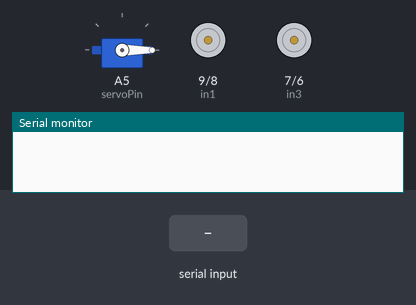
Recording of a sketch running on a simulated Arduino Uno, built with avr-gcc and run on an emulated ATmega328P. Parts: servo, motor-driver pin pairs drawn as motors (green arrow = first pin HIGH = forward, orange = second pin HIGH = backward, longer = more drive, scaled by the enable pin), the last lines printed to the serial monitor. The test bench sets the inputs (shaded band).

Above: at 1.2 s.
1.3 s: "w\n" received over Serial
At 2.6 s:
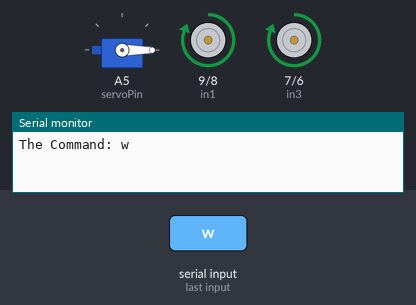
2.9 s: byte 120 ('x') received over Serial
At 4.2 s:
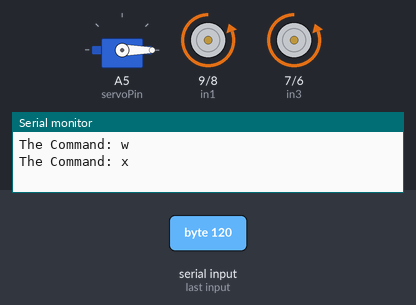
4.5 s: byte 97 ('a') received over Serial
At 5.0 s:
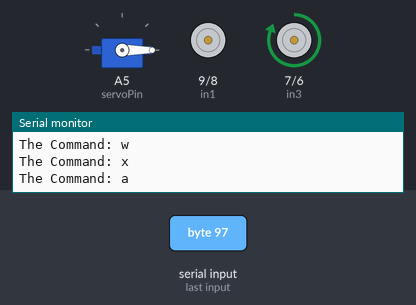
6.1 s: byte 100 ('d') received over Serial
At 6.5 s:
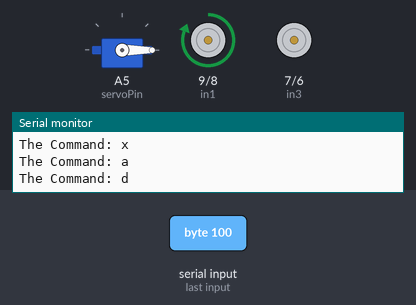
7.7 s: byte 122 ('z') received over Serial
At 8.4 s:
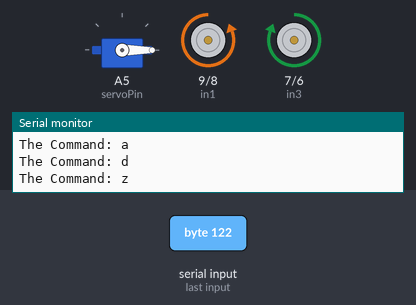
9.3 s: byte 99 ('c') received over Serial
At 10.3 s:
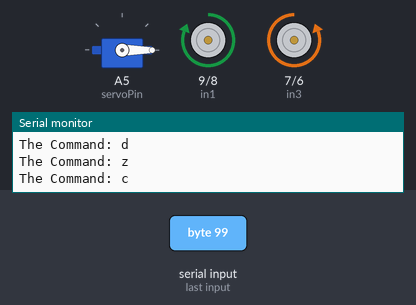
Timing chart, 0 to 12.0 s (numbered marks = the images above; inputs shaded):
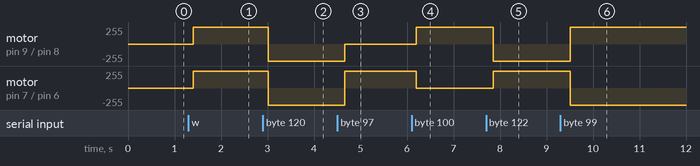

Measured:
- after the input at 1.3 s, motor on pin 9 (in1) / pin 8 (in2), motor on pin 7 (in3) / pin 6 (in4): stopped → forward 255/255 after 0.10 s
- after the input at 2.9 s, motor on pin 9 (in1) / pin 8 (in2), motor on pin 7 (in3) / pin 6 (in4): forward 255/255 → backward 255/255 after 0.11 s
- after the input at 4.5 s, motor on pin 9 (in1) / pin 8 (in2): backward 255/255 → stopped after 0.16 s; motor on pin 7 (in3) / pin 6 (in4): backward 255/255 → forward 255/255 after 0.16 s
- after the input at 6.1 s, motor on pin 9 (in1) / pin 8 (in2): stopped → forward 255/255 after 0.10 s; motor on pin 7 (in3) / pin 6 (in4): forward 255/255 → stopped after 0.10 s
- after the input at 7.7 s, motor on pin 9 (in1) / pin 8 (in2): forward 255/255 → backward 255/255 after 0.15 s; motor on pin 7 (in3) / pin 6 (in4): stopped → forward 255/255 after 0.15 s
- after the input at 9.3 s, motor on pin 9 (in1) / pin 8 (in2): backward 255/255 → forward 255/255 after 0.21 s; motor on pin 7 (in3) / pin 6 (in4): forward 255/255 → backward 255/255 after 0.21 s

The sketch:

WiFi_Car_Control_Test.ino
```cpp
#include <SoftwareSerial.h>
#include <Servo.h>

char key;
// connect motor controller pins to Arduino digital pins
// motor one
int enA = 10;
int in1 = 9;
int in2 = 8;
// motor two
int enB = 5;
int in3 = 7;
int in4 = 6;
// servo motor pin
int servoPin = A5;
int angle = 0;

Servo myServo;

void setup() {

  pinMode(enA, OUTPUT);
  pinMode(enB, OUTPUT);
  pinMode(in1, OUTPUT);
  pinMode(in2, OUTPUT);
  pinMode(in3, OUTPUT);
  pinMode(in4, OUTPUT);

  Serial.begin(115200);

  myServo.attach(servoPin);
  myServo.write(angle);

}

void loop() {

  if (Serial.available() > 0) {
    key = Serial.read();

    if (key != '\r' && key != '\n') {
      Serial.print("The Command: ");
      Serial.println(key);
    }
  }

  delay(100);

  if (key == 'o') {
    angle += 10;
    myServo.write(angle);
    delay(1000);
    key = '\0';
  }

  if (key == 'l') {
    angle = 0;
    myServo.write(angle);
    delay(1000);
    key = '\0';
  }

  if (key == 'w') {
    activate(HIGH, LOW, HIGH, LOW, 10);
  }

  if (key == 'x') {
    activate(LOW, HIGH, LOW, HIGH, 10);
  }

  if (key == 'a') {
    activate(LOW, LOW, HIGH, LOW, 10);
  }

  if (key == 'd') {
    activate(HIGH, LOW, LOW, LOW, 10);
  }

  if (key == 'z') {
    activate(LOW, HIGH, HIGH, LOW, 10);
  }

  if (key == 'c') {
    activate(HIGH, LOW, LOW, HIGH, 10);
  }

  if (key == 's') {
    activate(LOW, LOW, LOW, LOW, 10);
  }

}

void activate(int pin1, int pin2, int pin3, int pin4, int time) {
  digitalWrite(in1, pin1);
  digitalWrite(in2, pin2);
  digitalWrite(in3, pin3);
  digitalWrite(in4, pin4);
  analogWrite(enA, 255);
  analogWrite(enB, 255);
  delay(time);
}
```
